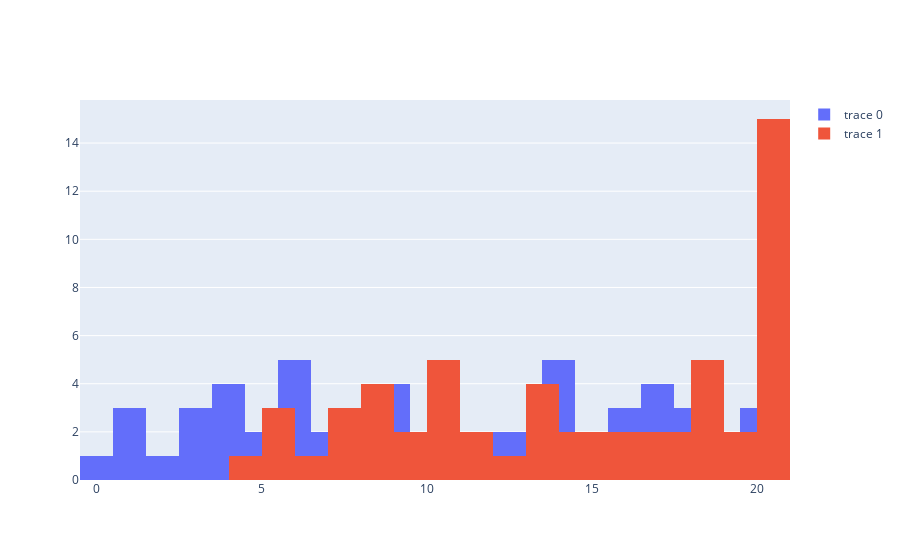

The notebook cell this image was saved under:
### Code cell
import plotly.graph_objects as go


x0 = math_grades
x1 = grades_after_curve

fig = go.Figure()
fig.add_trace(go.Histogram(x=x0, nbinsx=27))
fig.add_trace(go.Histogram(x=x1, nbinsx=27))

# Overlay both histograms
fig.update_layout(barmode='overlay')
# Reduce opacity to see both histograms
# fig.update_traces(opacity=0.75)
fig.show()

### Figure 1 — Plotly figure (JSON) as saved in the notebook; plotly's stock layout.template omitted (floating-point values rounded to 4 significant figures)
{"data": [{"nbinsx": 27, "type": "histogram", "x": [18, 20, 3, 8, 19, 11, 4, 9, 7, 2, 17, 20, 19, 9, 1, 17, 13, 6, 3, 12, 17, 5, 18, 15, 13, 1, 18, 14, 3, 12, 20, 14, 7, 14, 11, 6, 14, 9, 14, 16, 0, 16, 10, 4, 6, 5, 17, 10, 9, 15, 6, 6, 1, 4, 4, 16]}, {"nbinsx": 27, "type": "histogram", "x": [20, 20, 7.5, 12.5, 20, 15.5, 8.5, 13.5, 11.5, 6.5, 20, 20, 20, 13.5, 5.5, 20, 17.5, 10.5, 7.5, 16.5, 20, 9.5, 20, 19.5, 17.5, 5.5, 20, 18.5, 7.5, 16.5, 20, 18.5, 11.5, 18.5, 15.5, 10.5, 18.5, 13.5, 18.5, 20, 4.5, 20, 14.5, 8.5, 10.5, 9.5, 20, 14.5, 13.5, 19.5, 10.5, 10.5, 5.5, 8.5, 8.5, 20]}], "layout": {"barmode": "overlay"}}
